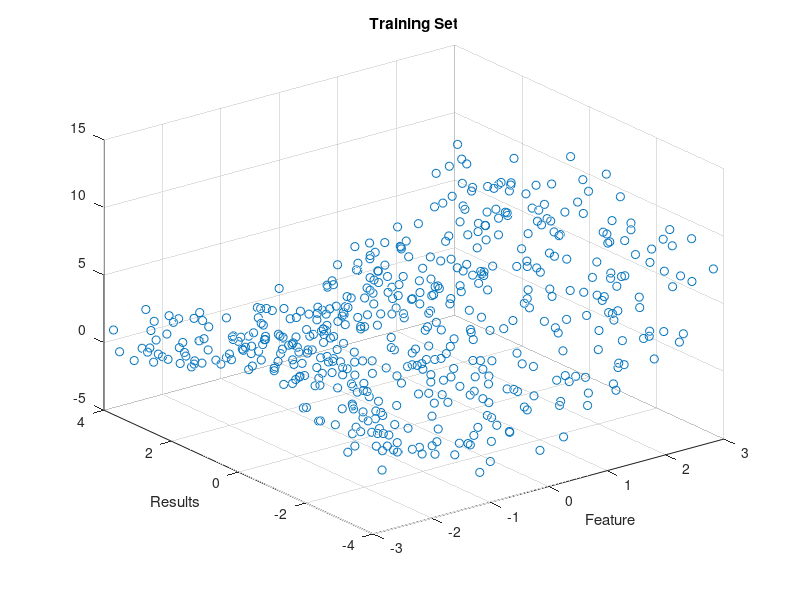

Write MATLAB code to recreate this figure. (Note: this script raises an error after producing the figure.)
clear;

%----------------------------------------
%
% Define a non-linear scattered data set
% x - features
% y - results
%
%----------------------------------------
m = 512;
r = rand(m,1);  % make random numbers a vector (like a column)

%-----------------
% Define features
%-----------------

% Define data ranges
x1_min = -3;  x2_min = -4;
x1_max = +3;  x2_max = +4;

% Assign values in given data range ...
x1 = [x1_min : (x1_max-x1_min)/(m-1) : x1_max]';  % also vector / column
x2 = [x2_min : (x2_max-x2_min)/(m-1) : x2_max]';  % also vector / column

% ... and shuffle them to make it more interesting
x1 = x1(randperm(numel(x1)));
x2 = x2(randperm(numel(x2)));

%-----------------------
% Create data (results)
%-----------------------
y = 2.0             ...
  + 1.0 * x1        ...
  + 0.5 * x1.^2     ...
  - 0.2 * x2.^2     ...
  + 4.0 * (r-0.5);            % this adds some random noise on top
scatter3(x1, x2, y);

order = input ("Enter polynomial order: ")

%-------------------------------------------
% Append the column with higher order terms
%-------------------------------------------
xl1 = x1;       % original linear vectors
xl2 = x2;       % original linear vectors
x = [xl1 xl2];  % two features side by side in first order
for p = 2 : order
  x = [x  xl1.^p  xl2.^p];
end

% Plot the training data set
scatter3(x(:,1), x(:,2), y);
title('Training Set');
xlabel('Feature');
ylabel('Results');
hold;

%--------------------
%
% Running regression
%
%--------------------
fprintf('Running regression...\n');

% Setup regularization parameter.
lambda =   0;
alpha  =   0.001;
num_i  = 10000;
[theta mu sigma x_normalized j_history] = ...
  regression_train(x,                     ...
                   y,                     ...
                   alpha,                 ...
                   lambda,                ...
                   num_i);

fprintf('- Initial cost:   %f\n', j_history(1));
fprintf('- Optimized cost: %f\n', j_history(end));

fprintf('- Theta (with normalization):\n');
fprintf('-- %f\n', theta);
fprintf('\n');

%----------------------------
%
% Check the solution you got
%
%----------------------------

%-----------------------------------------
% In simple and stupid way (always works)
%-----------------------------------------
y_h = hypothesis([ones(m,1) x_normalized], theta);
scatter3(x(:,1), x(:,2), y_h);

%----------------------------------
% Plot in a more sophisticated way
%----------------------------------
x1s = sort(x1);  x1s = x1s(1:ceil(m/21):end);
x2s = sort(x2);  x2s = x2s(1:ceil(m/21):end);
[x1p, x2p] = meshgrid(x1s, x2s);
M = size(x1s,1);
x1s = reshape(x1p, M*M, 1);
x2s = reshape(x2p, M*M, 1);
xl1 = x1s;       % original linear vectors
xl2 = x2s;       % original linear vectors
xs = [xl1 xl2];  % two features side by side in first order
for p = 2 : order
  xs = [xs  xl1.^p  xl2.^p];
end
[x_normalized mu sigma] = feature_normalize(xs);
y_h = hypothesis([ones(M*M,1) x_normalized], theta);
yp = reshape(y_h, M, M);
surf(x1p,x2p,yp);

